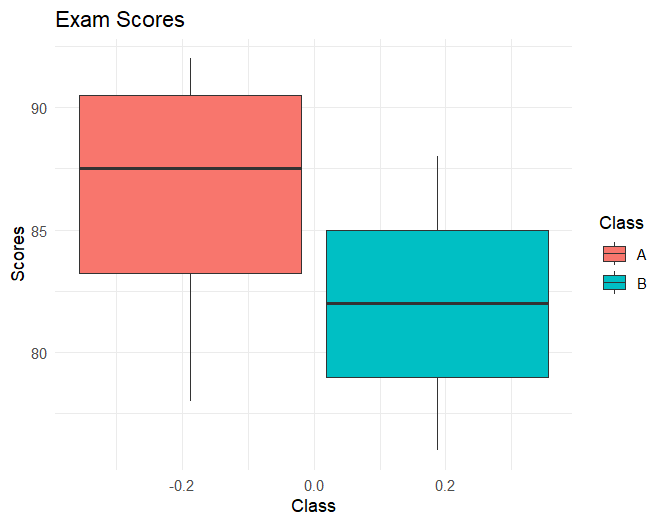

Here is the R script that generated this plot:
scores_data <- data.frame(
  Class = c("A", "A", "A", "A", "B", "B", "B", "B"),
  Scores = c(85, 90, 78, 92, 88, 76, 80, 84)
)
ggplot(scores_data,aes(c=Class,y=Scores,fill=Class))+
  geom_boxplot()+
  labs(title="Exam Scores",
       x="Class",
       y="Scores")+
  theme_minimal()
